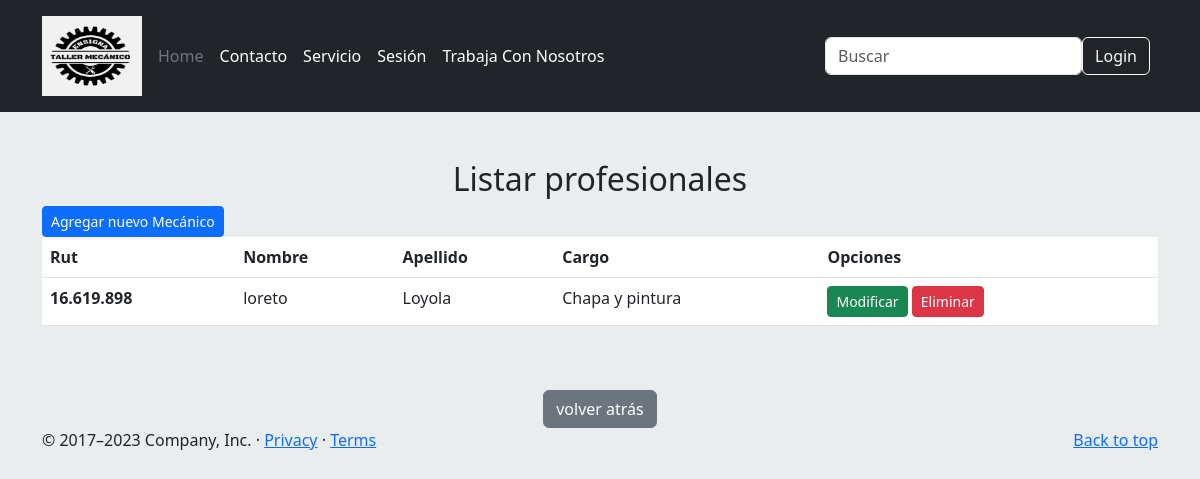
The app's page /mantenedor/profesional/listar/ with its own data.
### appweb/models.py (models this page shows, shortened)
class Mecanico(models.Model):
    id_mecanico = models.AutoField(primary_key=True,default=1)
    rut = models.CharField(max_length=10)
    nombre = models.CharField(max_length=100)
    apellido = models.CharField(max_length=80)
    edad = models.IntegerField()
    cargo = models.ForeignKey(Cargo, on_delete=models.PROTECT)
    fecha_nacimiento = models.DateField()
    foto = models.ImageField(null=True, upload_to='mecanicos')
    usuario = models.ForeignKey(User, on_delete=models.CASCADE, blank=True, null=True)

class Cargo(models.Model):
    nombre = models.CharField(max_length=50)
    def __str__(self):
        return self.nombre

### appweb/views.py (the view)
# urls.py: path('mantenedor/profesional/listar/', listar_mecanicos , name="listar_mecanicos"),
def listar_mecanicos(request):
    mecanico = Mecanico.objects.all()
    data = {
        "pagmecanicos" : mecanico
    }
    return render(request, "mantenedor/profesional/listar.html", data)

### appweb/templates/mantenedor/profesional/listar.html (shortened to what this page needs)
{% extends 'base.html' %}
{% block contenido %}
<div class="container mt-5">
    <div class="text-center">
      <h2 class="mt-4">Listar profesionales</h2>
    </div>
    <a href="{% url 'agregar_mecanico' %}" class="btn btn-primary btn-sm" >Agregar nuevo Mecánico </a>
<table class="table">
    <thead>
      <tr>
        <th scope="col">Rut</th>
        <th scope="col">Nombre</th>
        <th scope="col">Apellido</th>
        <th scope="col">Cargo</th>
        <th scope="col"> Opciones </th>
      </tr>
    </thead>
    <tbody>
        {% for p in pagmecanicos %}
      <tr>
        <th scope="row">{{p.rut}}</th>
        <td>{{p.nombre}}</td>
        <td>{{p.apellido}}</td>
        <td>{{p.cargo}}</td>
        <td>
          <a href="{% url 'modificar_mecanico' p.rut %}" class="btn btn-success btn-sm" >Modificar </a>
          <a href="#" onclick="eliminarMecanico('{{p.rut}}')" class="btn btn-danger btn-sm" >Eliminar </a>
        </td>
      </tr>
      {% endfor %}
    </tbody>
  </table>
  <br>
  <br>
  <center><input type="button" class="btn btn-secondary btn" onclick="history.back()"
    name="volver atrás" value="volver atrás"></center>
</div>
  {% endblock %}

### records on screen
Mecanico: rut "16.619.898", nombre "loreto", apellido "Loyola", cargo "Chapa y pintura"
